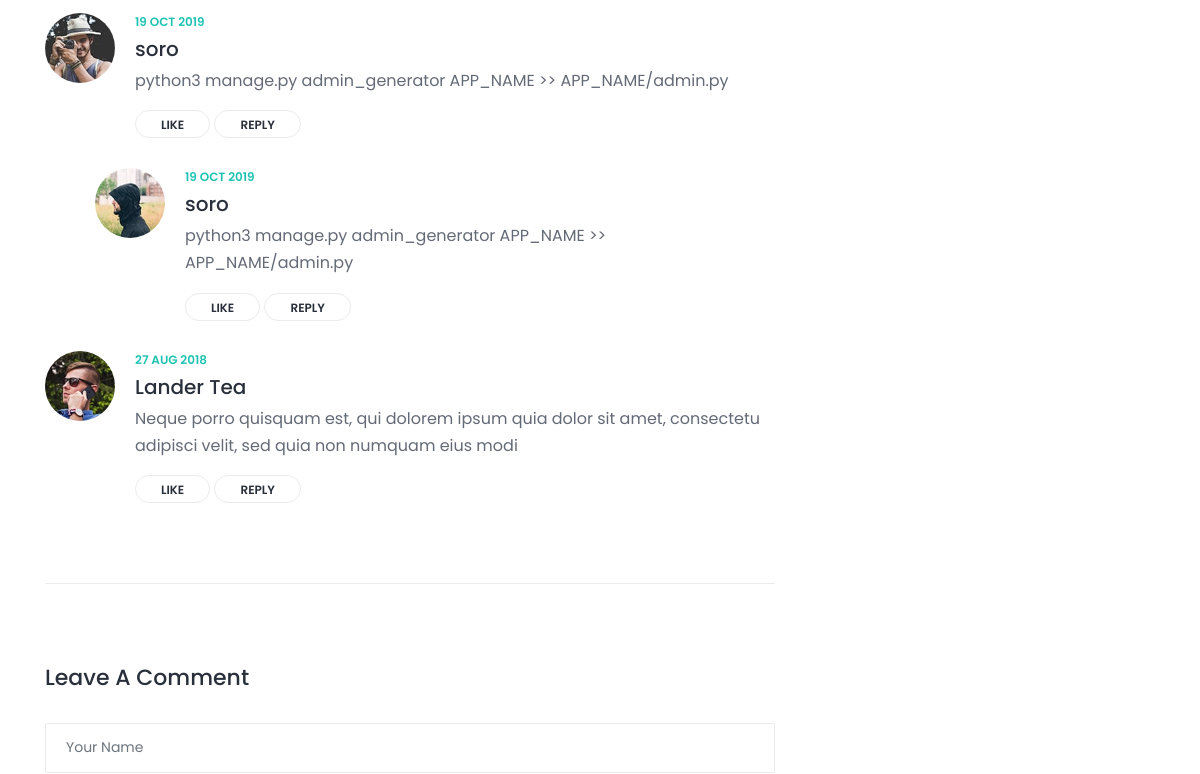
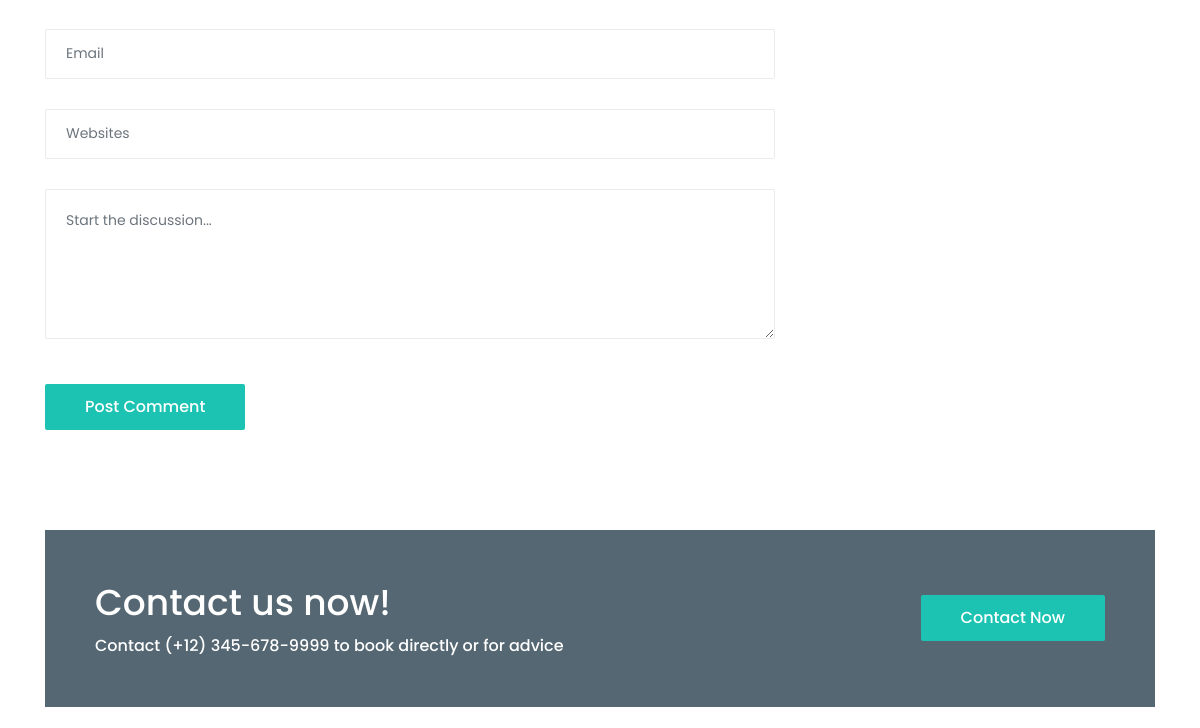
The app's page /blog/1/singleblog (middle part), older data (2 pictures, top to bottom).
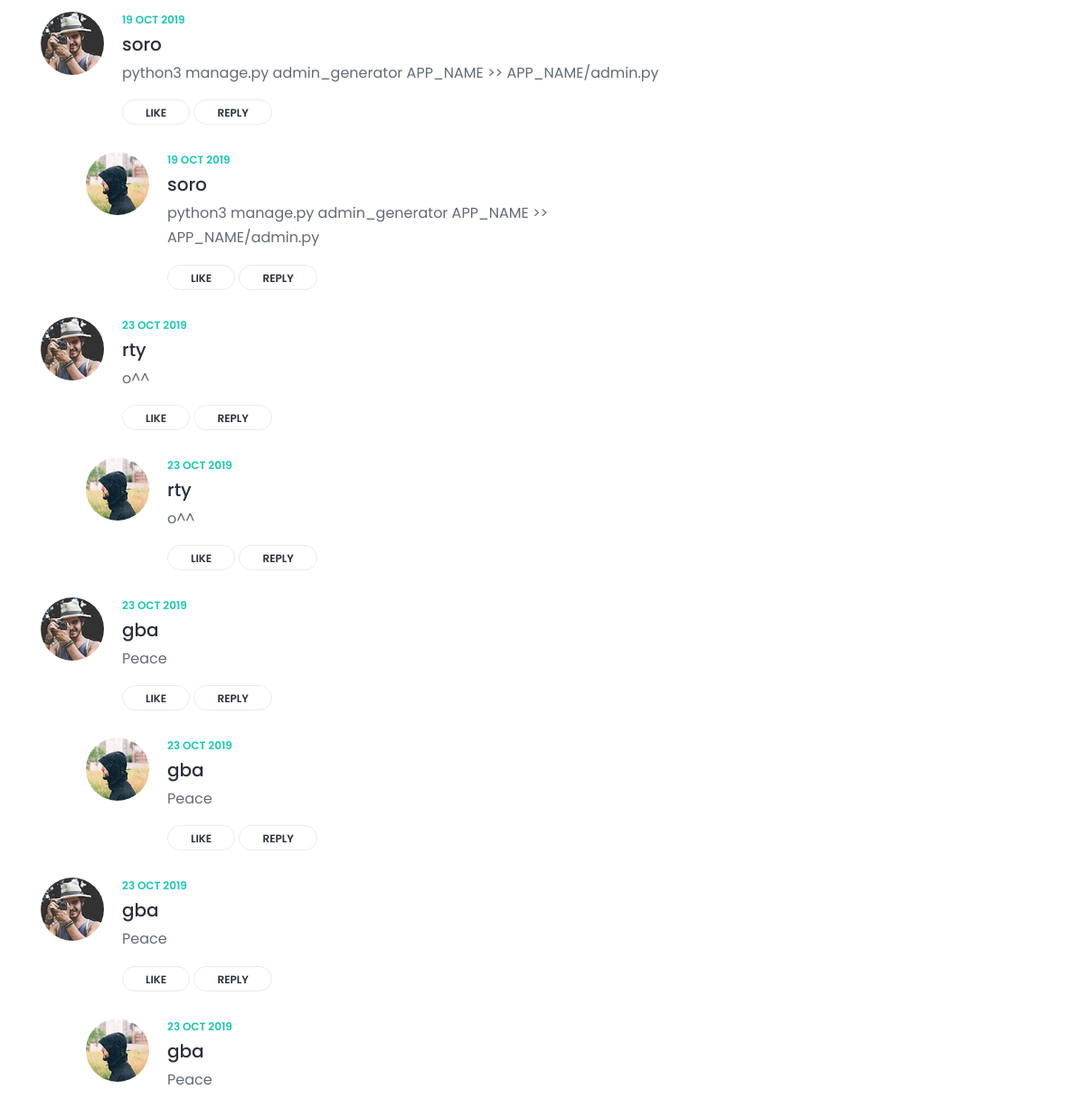
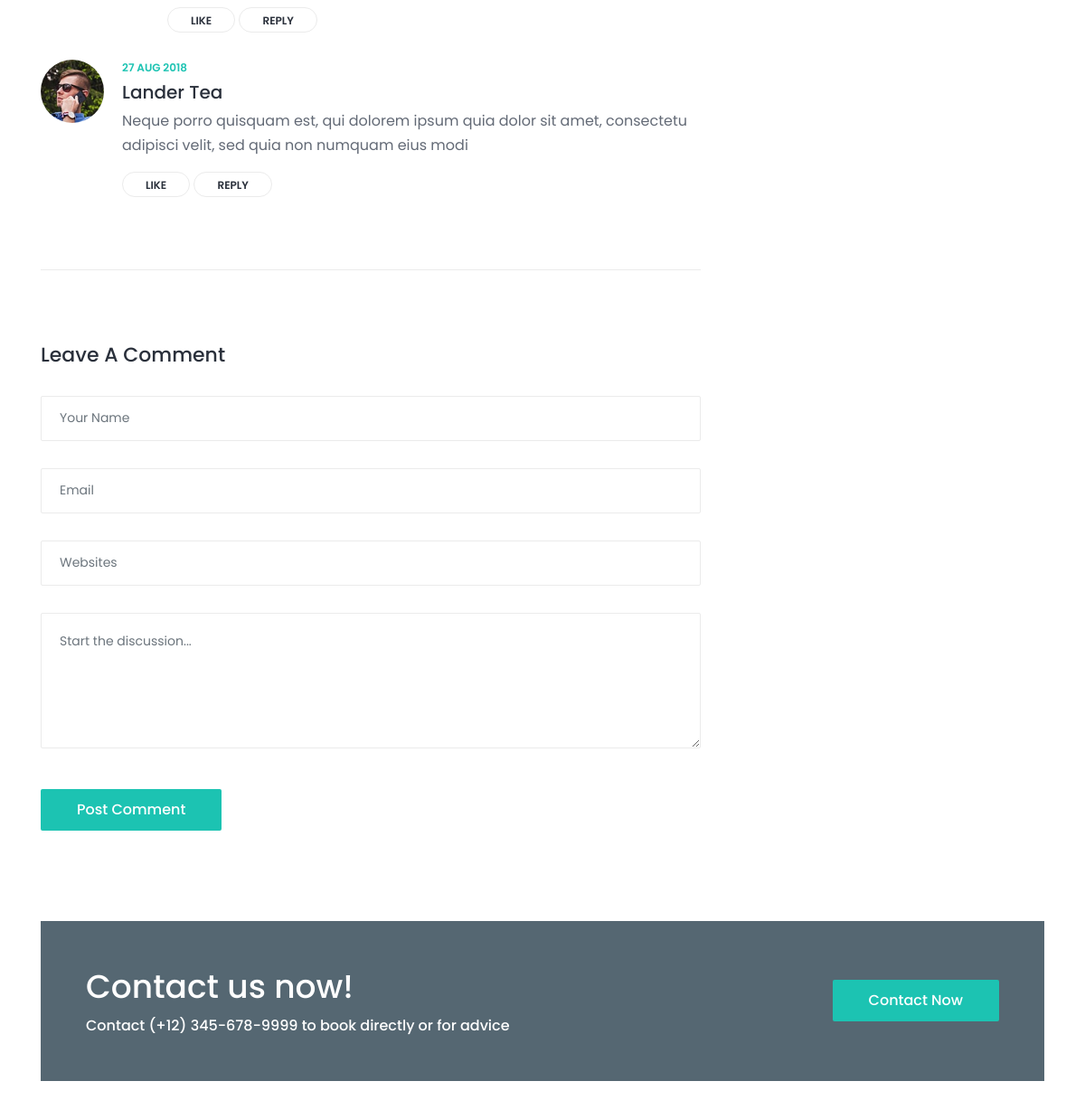
The same page, newer data (2 pictures, top to bottom).
### blog/models.py (models this page shows, shortened)
class Comment(models.Model):
    author = models.CharField(max_length=50)
    email = models.EmailField(max_length=25)
    message = models.TextField()
    website = models.TextField()
    date_add = models.DateTimeField(auto_now_add=True)
    Article_id= models.ForeignKey(Article, on_delete=models.CASCADE, related_name="comment_Article")

### blog/views.py (the view)
# urls.py: path('<int:id>/singleblog', views.singleblog, name="singleblog"),
def singleblog(request, id):
    article = Article.objects.get(pk=id)
    instagram = Instagram.objects.all()
    tag = Tag.objects.all()
    comment = Comment.objects.all()
    email = request.POST.get('email')
    author = request.POST.get('author')
    emails = request.POST.get('email')
    website = request.POST.get('website')
    message = request.POST.get('message')
    if email is not None:
	    h = Newsletter(email=email)
	    h.save()
    if author is not None and emails is not None and website is not None and message is not None:
        me = Comment(author=author, email=emails, website=website, message=message, Article_id = article)
        me.save()
    context = { "articles": article, "instagram": instagram, "tag": tag, "comment": comment, "id":id}
    return render(request, 'pages/single-blog.html', context)

### blog/models.py (called while the page is built)
    def __str__(self):
        return self.title

### templates/pages/single-blog.html (shortened to what this page needs)
{% extends "bases/base.html" %}
{% block content %}
<div class="roberto-news-area section-padding-100-0">
    <div class="container">
        <div class="row justify-content-center">
            <div class="col-12 col-lg-8">
                <div class="comment_area mb-50 clearfix">
                    <ol>
                        {% for comment in comment  %}
                        <li class="single_comment_area">
                            <div class="comment-content d-flex">
                                <div class="comment-author">
                                    <img src="/static/img/bg-img/40.jpg" alt="author">
                                </div>
                                <div class="comment-meta">
                                    <a href="#" class="post-date">{{comment.date_add|date:"d M Y"}}</a>
                                    <h5>{{comment.author}}</h5>
                                    <p>{{comment.message}}</p>
                                    <a href="#" class="like">Like</a>
                                    <a href="#" class="reply">Reply</a>
                                </div>
                            </div>
                            <ol class="children">
                                <li class="single_comment_area">
                                    <div class="comment-content d-flex">
                                        <div class="comment-author">
                                            <img src="/static/img/bg-img/41.jpg" alt="author">
                                        </div>
                                        <div class="comment-meta">
                                            <a href="#" class="post-date">{{comment.date_add|date:"d M Y"}}</a>
                                            <h5>{{comment.author}}</h5>
                                            <p>{{comment.message}}</p>
                                            <a href="#" class="like">Like</a>
                                            <a href="#" class="reply">Reply</a>
                                        </div>
                                    </div>
                                </li>
                            </ol>
                        </li>
                        {% endfor %}
                        <li class="single_comment_area">
                            <div class="comment-content d-flex">
                                <div class="comment-author">
                                    <img src="/static/img/bg-img/42.jpg" alt="author">
                                </div>
                                <div class="comment-meta">
                                    <a href="#" class="post-date">27 Aug 2018</a>
                                    <h5>Lander Tea</h5>
                                    <p>Neque porro quisquam est, qui dolorem ipsum quia dolor sit amet, consectetu adipisci velit, sed quia non numquam eius modi</p>
                                    <a href="#" class="like">Like</a>
                                    <a href="#" class="reply">Reply</a>
                                </div>
                            </div>
                        </li>
                    </ol>
                </div>
                <div class="roberto-contact-form mt-80 mb-100">
                    <h2>Leave A Comment</h2>
                    <form action="{% url 'singleblog' id %}" method="post">
                        <div class="row">
                            <div class="col-12">
                                <input type="text" name="author" class="form-control mb-30" placeholder="Your Name">
                            </div>
                            <div class="col-12">
                                <input type="email" name="email" class="form-control mb-30" placeholder="Email">
                            </div>
                            <div class="col-12">
                                <input type="text" name="website" class="form-control mb-30" placeholder="Websites">
                            </div>
                            <div class="col-12">
                                <textarea name="message" class="form-control mb-30" placeholder="Start the discussion..."></textarea>
                            </div>
                            <div class="col-12">
                                <button type="submit" class="btn roberto-btn btn-3 mt-15">Post Comment</button>
                            </div>
                        </div>
                    </form>
                </div>
            </div>
            <div class="col-12 col-sm-8 col-md-6 col-lg-4">
            </div>
        </div>
    </div>
</div>
<section class="roberto-cta-area">
    <div class="container">
        <div class="cta-content bg-img bg-overlay jarallax" style="background-image: url(/static/img/bg-img/1.jpg);">
            <div class="row align-items-center">
                <div class="col-12 col-md-7">
                    <div class="cta-text mb-50">
                        <h2>Contact us now!</h2>
                        <h6>Contact (+12) 345-678-9999 to book directly or for advice</h6>
                    </div>
                </div>
                <div class="col-12 col-md-5 text-right">
                    <a href="#" class="btn roberto-btn mb-50">Contact Now</a>
                </div>
            </div>
        </div>
    </div>
</section>
{% endblock content %}

### templates/bases/base.html (shortened to what this page needs)
<!DOCTYPE html>
<html lang="en">
<head>
    <link rel="stylesheet" href="/static/style.css">
</head>
<body>
{% block content %}
{% endblock content %}
    <div class="partner-area">
        <div class="container">
            <div class="row">
                <div class="col-12">
                    <div class="partner-logo-content d-flex align-items-center justify-content-between wow fadeInUp" data-wow-delay="300ms">
                    </div>
                </div>
            </div>
        </div>
    </div>
</body>
</html>

### static/style.css (style rules this page uses)
* { margin: 0; padding: 0; }
body { font-family: "Poppins", sans-serif; font-weight: 400; font-size: 16px; position: relative; z-index: auto; }
h1, h2, h3, h4, h5, h6 { font-family: "Poppins", sans-serif; color: #2a303b; line-height: 1.3; font-weight: 500; }
li { list-style: none; }
p { line-height: 1.7; color: #636a76; font-size: 16px; font-weight: 400; }
img { max-width: 100%; height: auto; }
.bg-overlay { position: relative; z-index: 1; }
.bg-overlay::after { position: absolute; content: ""; height: 100%; width: 100%; top: 0; left: 0; z-index: -1; background-color: rgba(14, 39, 55, 0.7); }
.bg-img { background-position: center center !important; background-size: cover !important; background-repeat: no-repeat !important; }
.jarallax { position: relative; z-index: 0; }
.mt-15 { margin-top: 15px; }
.mt-80 { margin-top: 80px; }
.mb-30 { margin-bottom: 30px; }
.mb-50 { margin-bottom: 50px; }
.mb-100 { margin-bottom: 100px; }
.section-padding-100-0 { padding-top: 100px; padding-bottom: 0; }
.roberto-btn { position: relative; z-index: 1; min-width: 150px; height: 46px; line-height: 46px; font-size: 16px; font-weight: 500; display: inline-block; padding: 0 40px; text-align: center; text-transform: capitalize; background-color: #1cc3b2; color: #ffffff; border: none; border-radius: 2px; -webkit-transition-duration: 500ms; -o-transition-duration: 500ms; transition-duration: 500ms; }
.partner-logo-content { position: relative; z-index: 1; padding-top: 40px; padding-bottom: 40px; }
.roberto-cta-area { position: relative; z-index: 1; }
.roberto-cta-area .cta-content { padding-top: 50px; padding-left: 50px; padding-right: 50px; }
.roberto-cta-area .cta-text h2 { color: #ffffff; font-size: 36px; margin-bottom: 10px; }
.roberto-cta-area .cta-text h6 { margin-bottom: 0; color: #ffffff; }
.roberto-contact-form { position: relative; z-index: 1; }
.roberto-contact-form h2 { margin-bottom: 30px; font-size: 22px; display: block; }
.roberto-contact-form .form-control { width: 100%; height: 50px; padding: 0 20px; border-radius: 2px; color: #afb4bf; font-size: 14px; border: 1px solid #ebebeb; }
.roberto-contact-form textarea.form-control { height: 150px; padding: 20px; }
.comment_area { position: relative; z-index: 1; padding-bottom: 50px; border-bottom: 1px solid #ebebeb; }
.comment_area .comment-content { position: relative; z-index: 1; margin-bottom: 30px; }
.comment_area .comment-content .comment-author { -webkit-box-flex: 0; -ms-flex: 0 0 70px; flex: 0 0 70px; width: 70px; max-width: 70px; margin-right: 20px; border-radius: 50%; }
.comment_area .comment-content .comment-author img { border-radius: 50%; }
.comment_area .comment-content .comment-meta .post-date { color: #1cc3b2; font-size: 12px; text-transform: uppercase; display: block; margin-bottom: 5px; font-weight: 600; }
.comment_area .comment-content .comment-meta h5 { margin-bottom: 5px; }
.comment_area .comment-content .comment-meta p { color: #636a76; font-size: 16px; }
.comment_area .comment-content .comment-meta a.like, .comment_area .comment-content .comment-meta a.reply { display: inline-block; padding: 5px 25px 3px; font-size: 12px; font-weight: 600; border: 1px solid #ebebeb; text-transform: uppercase; border-radius: 30px; }
.comment_area .children { margin-left: 50px; }
.comment_area .children .single_comment_area:last-of-type { margin-bottom: 0; }

### static/css/default-assets/classy-nav.css (style rules this page uses)
.justify-content-between { -webkit-box-pack: justify; -ms-flex-pack: justify; justify-content: space-between; }
.justify-content-center { -webkit-box-pack: center; -ms-flex-pack: center; justify-content: center; }

Row changes from the older to the newer data that the page shows:
added Comment: date_add "23 OCT 2019", author "rty", message "o^^"
added Comment: date_add "23 OCT 2019", author "gba", message "Peace"
added Comment: date_add "23 OCT 2019", author "gba", message "Peace"
